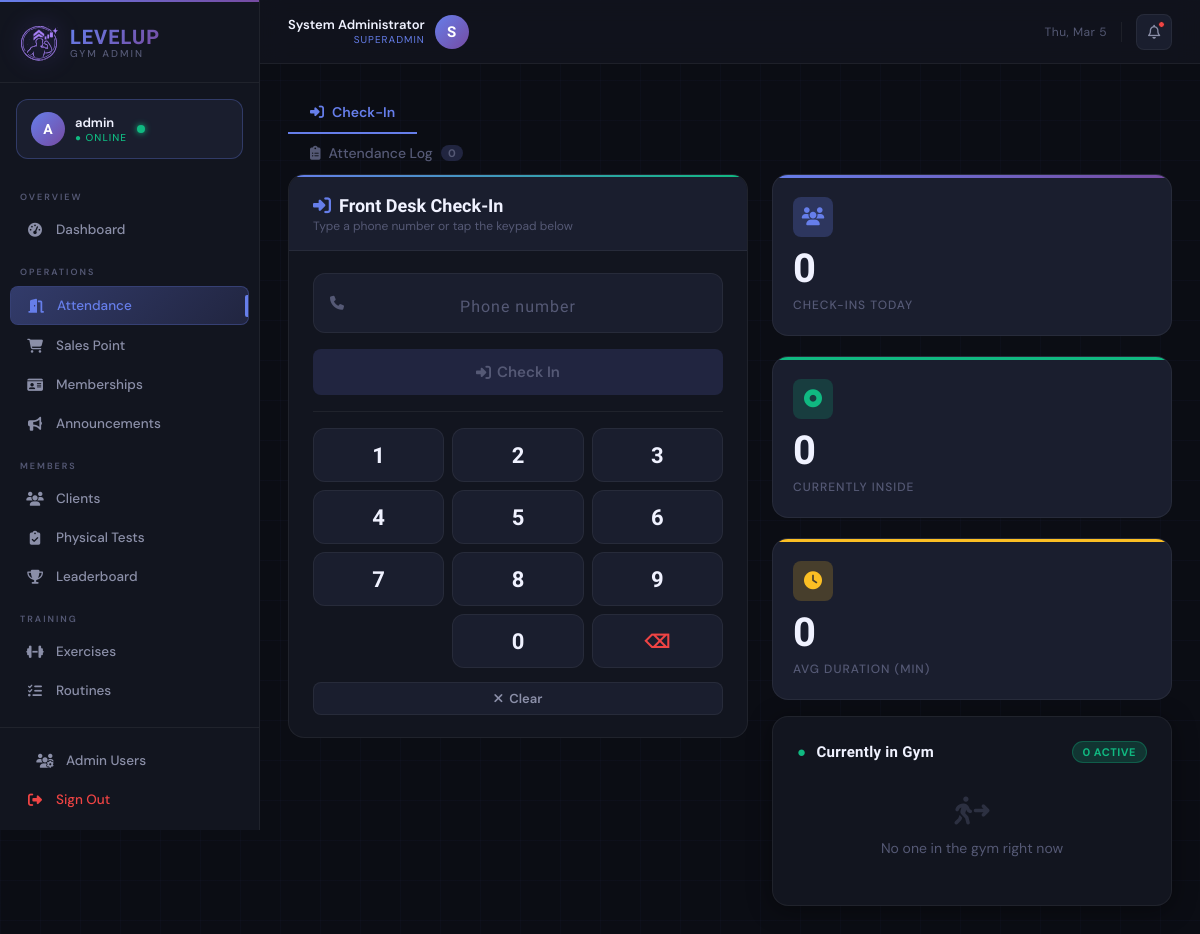
Before: /admin/attendance (signed in) with the older database file.
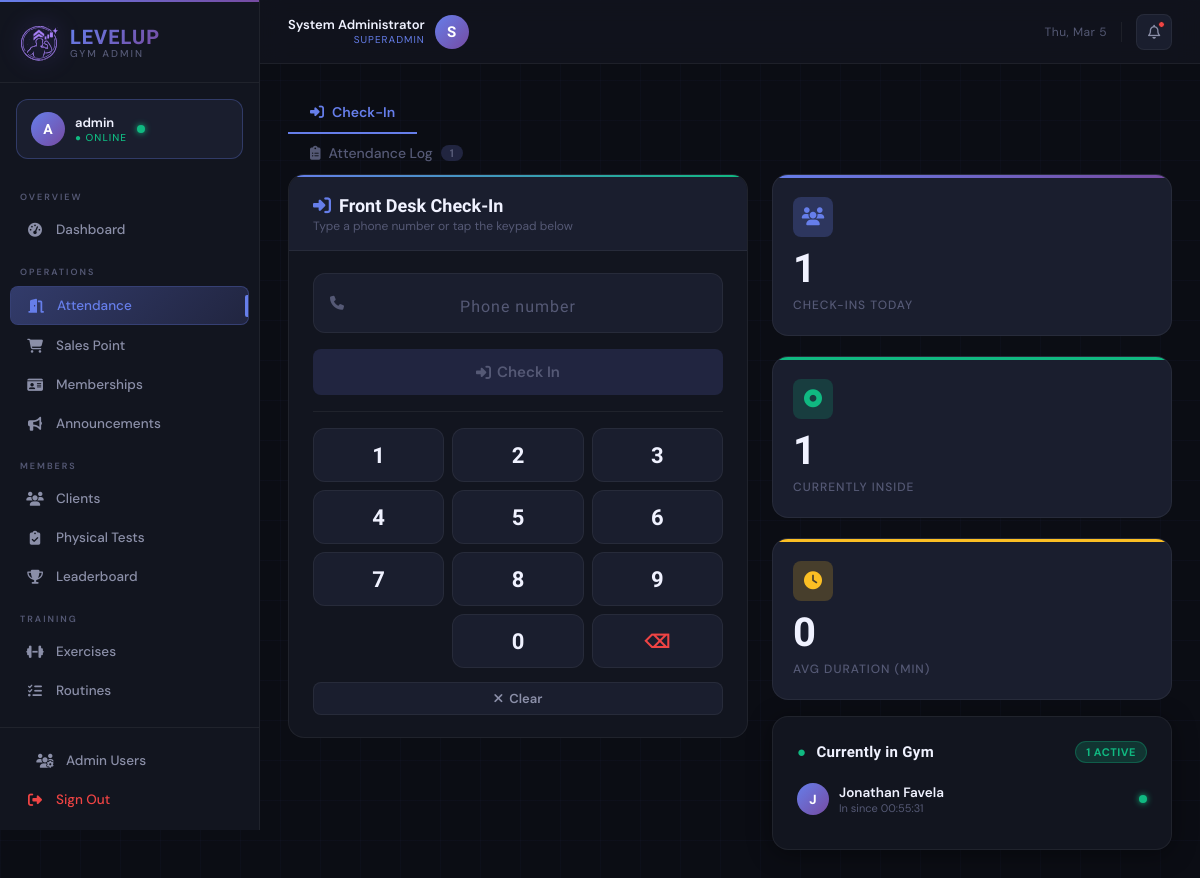
After: the same page with the newer database file.
### tables this page shows
CREATE TABLE attendance (
                attendance_id INTEGER PRIMARY KEY AUTOINCREMENT,
                client_id INTEGER NOT NULL,
                check_in_date DATE NOT NULL,
                check_in_time TIME,
                check_out_time TIME,
                exp_earned INTEGER DEFAULT 0,
                FOREIGN KEY (client_id) REFERENCES clients(client_id) ON DELETE CASCADE,
                UNIQUE(client_id, check_in_date)
            );

### main.py (the view, shortened to what this page needs)
@app.route('/admin/attendance')
@admin_required
def admin_attendance():
    from datetime import date, datetime, timedelta
    attendance_list = attendance_ctrl.get_gym_attendance_today()
    for record in attendance_list:
        ci_str = record.get('check_in_time')
        co_str = record.get('check_out_time')
        record['duration_minutes'] = None
    currently_in = sum(1 for r in attendance_list if not r.get('check_out_time'))
    durations    = [r['duration_minutes'] for r in attendance_list
                    if r.get('duration_minutes') is not None]
    avg_duration = round(sum(durations) / len(durations)) if durations else 0
    return render_template(
        'admin/attendance.html',
        attendance_list = attendance_list,
        clients         = Client.get_all_active(),
        currently_in    = currently_in,
        avg_duration    = avg_duration,
        today_date      = date.today().strftime('%A, %B %d %Y'),
    )

### database/db_manager.py (called while the page is built)
    def connect(self):
        self.conn = sqlite3.connect(self.db_name)
        self.conn.row_factory = sqlite3.Row
        self.cursor = self.conn.cursor()

    def disconnect(self):
        if self.conn:
            self.conn.close()

    def execute_query(self, query, params=None):
        self.connect()
        if params:
            self.cursor.execute(query, params)
        else:
            self.cursor.execute(query)
        results = self.cursor.fetchall()
        self.disconnect()
        return results

### main.py (called while the page is built)
def admin_required(f):
    @wraps(f)
    def decorated_function(*args, **kwargs):
        if not session.get('admin_logged_in'):
            return redirect(url_for('admin_login'))
        return f(*args, **kwargs)
    return decorated_function

### models/client.py (called while the page is built)
    @staticmethod
    def get_all_active():
        db      = DatabaseManager()
        results = db.execute_query(
            'SELECT * FROM clients WHERE status="active" ORDER BY last_name, first_name'
        )
        return [Client._from_row(row) for row in results]

### templates/admin/attendance.html (shortened to what the changed rows need)
{% extends "admin/base.html" %}
{% block content %}
<nav class="page-tabs">
    <button class="page-tab-btn" data-page-tab="info">
        <i class="fa-solid fa-clipboard-list"></i>
        Attendance Log
        <span class="tab-count">{{ attendance_list | length }}</span>
    </button>
</nav>
<div class="page-tab-panel active" id="tab-checkin">
    <div class="checkin-layout">
        <div class="pinpad-card">
            <div class="pinpad-header">
                <h2><i class="fa-solid fa-right-to-bracket" style="color:var(--accent); margin-right:8px;"></i>Front Desk Check-In</h2>
            </div>
            <div class="pinpad-body">
                <div class="numpad">
                    {% for n in ['1','2','3','4','5','6','7','8','9','','0','⌫'] %}
                    <button
                        class="numpad-key{% if n == '⌫' %} del{% endif %}"
                        data-val="{{ n }}">{{ n }}</button>
                    {% endfor %}
                </div>
            </div>
        </div>
        <div class="checkin-right">
            <div class="grid grid-3">
                <div class="stat-card accent">
                    <div class="stat-icon accent"><i class="fa-solid fa-users"></i></div>
                    <div class="stat-value">{{ attendance_list | length }}</div>
                    <div class="stat-label">Check-ins Today</div>
                </div>
                <div class="stat-card emerald">
                    <div class="stat-icon emerald"><i class="fa-solid fa-circle-dot"></i></div>
                    <div class="stat-value">{{ currently_in }}</div>
                    <div class="stat-label">Currently Inside</div>
                </div>
            </div>
            <div class="card" style="margin-bottom:0;">
                <div class="card-header" style="margin-bottom:10px;">
                    <div class="card-title" style="font-size:15px;">
                        <span style="color:var(--emerald); margin-right:6px;">●</span> Currently in Gym
                    </div>
                    <span class="badge badge-emerald">{{ currently_in }} active</span>
                </div>
                {% set in_gym = attendance_list | selectattr('check_out_time', 'none') | list %}
                {% if in_gym %}
                    {% for record in in_gym %}
                    <div class="live-person">
                        <div style="
                            width:32px; height:32px; border-radius:50%; flex-shrink:0;
                            background:linear-gradient(135deg,var(--accent),var(--accent-2));
                            display:flex; align-items:center; justify-content:center;
                            font-family:'Rajdhani',sans-serif; font-weight:700; font-size:13px; color:white;">
                            {{ record.client_name[0]|upper if record.client_name else '?' }}
                        </div>
                        <div style="flex:1; min-width:0;">
                            <div style="font-weight:600; font-size:13.5px; color:var(--text-primary);">{{ record.client_name }}</div>
                            <div style="font-size:11px; color:var(--text-muted);">In since {{ record.check_in_time }}</div>
                        </div>
                        <div class="live-dot"></div>
                    </div>
                    {% endfor %}
                {% else %}
                    <div class="empty-state" style="padding:24px 0;">
                        <i class="fa-solid fa-person-walking-arrow-right" style="font-size:28px;"></i>
                        <p>No one in the gym right now</p>
                    </div>
                {% endif %}
            </div>
        </div>
    </div>
</div>
{% endblock %}

Changed rows visible on the page:
added attendance: client_name "J", client_name "Jonathan Favela", check_in_time "00:55:31"
Other visible differences:
{{ attendance_list | length }}: "0" → "1"
{{ currently_in }}: "0" → "1"
text no longer shown: "No one in the gym right now"
